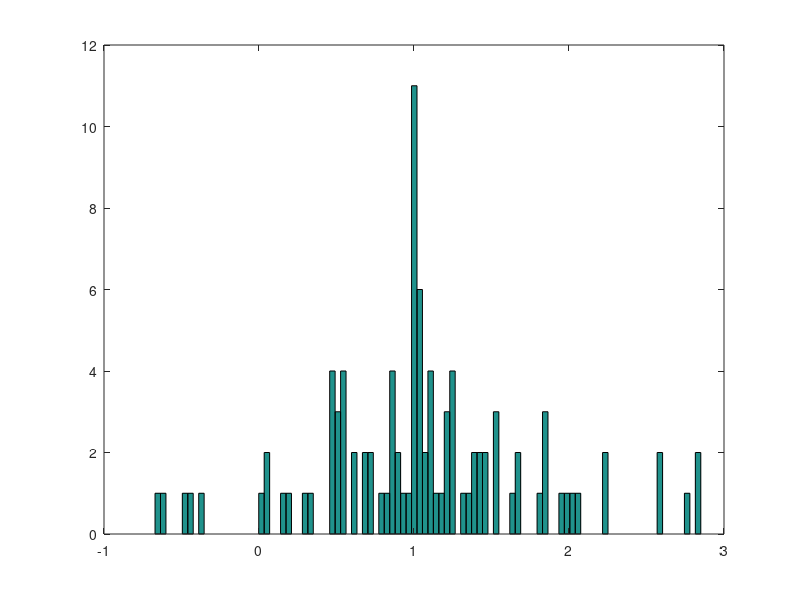

This chart was generated by the following MATLAB code:
best = -1;
for j = 1:10
    fun = @(x) x*sin(10*pi*x)+1;
    pop_size = 100;
    x = randi(2,pop_size,22, 'double') - 1;
    x_f = bi2de( x(:,:) );
    x_f = x_f(:)/(2^22)*3 - 1;
    %y = bi2de(x(1,:))
    %solution = ga(@fun, x_f);
    output = zeros(pop_size,1);
    for i = 1:pop_size
        output(i) = fun(x_f(i));
    end
    hist(output,pop_size);
    if (max(output) > best )
        best = max(output);
    end
end
best